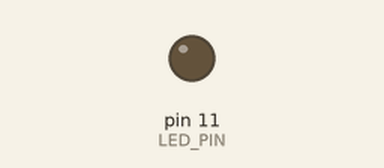
The sketch below on a simulated Arduino Uno, built with avr-gcc and run on an emulated ATmega328P. Shown: output pins drawn as LEDs (lit = HIGH). Not simulated (calls return 0 or success): TouchKey.h.

Above: at 15.9 s.
At 39.7 s:
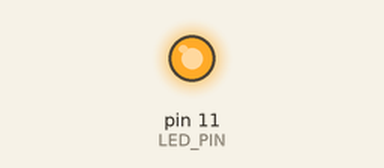
Timing chart, 0 to 40.0 s (numbered marks = the images above):
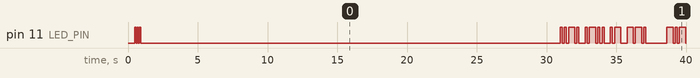

The sketch:

simple-ctf.ino
```cpp
#include <TouchKey.h>
#include <string.h>

// ── CTF Flags ─────────────────────────────────────────────────────────────
#define FLAG_EASY   "FLAG-UART1"
#define FLAG_HARD   "FLAG-PENTA"
#define FLAG_MORSE  "FLAG-CW"
#define FLAG_SHELL  "FLAG-SH3LL"    // bonus: découverte du shell

// ── Hardware ──────────────────────────────────────────────────────────────
#define LED_PIN    11
#define CH1        (1<<2)   // TIN2 = TP1 = "bouton 1"
#define CH2        (1<<3)   // TIN3 = TP2 = "bouton 2"

// ── Morse timing (ms) ─────────────────────────────────────────────────────
#define DOT    150
#define DASH   450
#define IGAP   150
#define CGAP   300
#define WGAP   1050

// ── Temporisations ────────────────────────────────────────────────────────
#define TOUCH_TIMEOUT   3000UL
#define MORSE_PERIOD   30000UL

// ── État touch ────────────────────────────────────────────────────────────
static uint8_t  tp1_count    = 0;
static uint8_t  tp1_prev     = 0;
static uint8_t  tp2_prev     = 0;
static uint32_t last_tp1_ms  = 0;
static uint32_t last_morse_ms = 0;

// ── Shell ─────────────────────────────────────────────────────────────────
#define CMD_BUF 20
static char    cmd_buf[CMD_BUF];
static uint8_t cmd_len = 0;

// ── Morse ─────────────────────────────────────────────────────────────────
static void m_dot() {
  digitalWrite(LED_PIN, HIGH); delay(DOT);
  digitalWrite(LED_PIN, LOW);  delay(IGAP);
}
static void m_dash() {
  digitalWrite(LED_PIN, HIGH); delay(DASH);
  digitalWrite(LED_PIN, LOW);  delay(IGAP);
}

static void morse_char(char c) {
  if (c >= 'a' && c <= 'z') c -= 32;
  switch (c) {
    case 'A': m_dot(); m_dash(); break;
    case 'B': m_dash(); m_dot(); m_dot(); m_dot(); break;
    case 'C': m_dash(); m_dot(); m_dash(); m_dot(); break;
    case 'D': m_dash(); m_dot(); m_dot(); break;
    case 'E': m_dot(); break;
    case 'F': m_dot(); m_dot(); m_dash(); m_dot(); break;
    case 'G': m_dash(); m_dash(); m_dot(); break;
    case 'H': m_dot(); m_dot(); m_dot(); m_dot(); break;
    case 'I': m_dot(); m_dot(); break;
    case 'J': m_dot(); m_dash(); m_dash(); m_dash(); break;
    case 'K': m_dash(); m_dot(); m_dash(); break;
    case 'L': m_dot(); m_dash(); m_dot(); m_dot(); break;
    case 'M': m_dash(); m_dash(); break;
    case 'N': m_dash(); m_dot(); break;
    case 'O': m_dash(); m_dash(); m_dash(); break;
    case 'P': m_dot(); m_dash(); m_dash(); m_dot(); break;
    case 'Q': m_dash(); m_dash(); m_dot(); m_dash(); break;
    case 'R': m_dot(); m_dash(); m_dot(); break;
    case 'S': m_dot(); m_dot(); m_dot(); break;
    case 'T': m_dash(); break;
    case 'U': m_dot(); m_dot(); m_dash(); break;
    case 'V': m_dot(); m_dot(); m_dot(); m_dash(); break;
    case 'W': m_dot(); m_dash(); m_dash(); break;
    case 'X': m_dash(); m_dot(); m_dot(); m_dash(); break;
    case 'Y': m_dash(); m_dot(); m_dash(); m_dash(); break;
    case 'Z': m_dash(); m_dash(); m_dot(); m_dot(); break;
    case '0': m_dash(); m_dash(); m_dash(); m_dash(); m_dash(); break;
    case '1': m_dot(); m_dash(); m_dash(); m_dash(); m_dash(); break;
    case '2': m_dot(); m_dot(); m_dash(); m_dash(); m_dash(); break;
    case '3': m_dot(); m_dot(); m_dot(); m_dash(); m_dash(); break;
    case '4': m_dot(); m_dot(); m_dot(); m_dot(); m_dash(); break;
    case '5': m_dot(); m_dot(); m_dot(); m_dot(); m_dot(); break;
    case '6': m_dash(); m_dot(); m_dot(); m_dot(); m_dot(); break;
    case '7': m_dash(); m_dash(); m_dot(); m_dot(); m_dot(); break;
    case '8': m_dash(); m_dash(); m_dash(); m_dot(); m_dot(); break;
    case '9': m_dash(); m_dash(); m_dash(); m_dash(); m_dot(); break;
    default: delay(WGAP); return;
  }
  delay(CGAP);
}

static void play_morse(const char *s) {
  uint8_t i = 0;
  while (s[i]) { morse_char(s[i]); i++; }
  delay(WGAP * 2);
}

// ── Shell ─────────────────────────────────────────────────────────────────
static void shell_exec() {
  if (strcmp(cmd_buf, "help") == 0) {
    USBSerial_println("Available commands:");
    USBSerial_println("  help    - show this message");
    USBSerial_println("  info    - chip and firmware info");
    USBSerial_println("  ping    - connectivity check");
    USBSerial_println("  uptime  - milliseconds since boot");
    USBSerial_println("  touch   - current touch pad state");
    USBSerial_println("  morse   - trigger Morse sequence now");
    USBSerial_println("  reset   - reset touch counters");

  } else if (strcmp(cmd_buf, "info") == 0) {
    USBSerial_println("Board  : CH552G (8051, 24 MHz)");
    USBSerial_println("SDK    : ch55xduino 0.0.25");
    USBSerial_println("CTF    : v1.0  |  3 flags hidden");

  } else if (strcmp(cmd_buf, "ping") == 0) {
    USBSerial_println("pong");

  } else if (strcmp(cmd_buf, "uptime") == 0) {
    uint32_t ms = millis();
    uint32_t s  = ms / 1000;
    USBSerial_print("Uptime: ");
    USBSerial_print(s);
    USBSerial_println("s");

  } else if (strcmp(cmd_buf, "touch") == 0) {
    TouchKey_Process();
    uint8_t t = TouchKey_Get();
    USBSerial_print("TP1: ");
    USBSerial_println((t & CH1) ? "touched" : "open");
    USBSerial_print("TP2: ");
    USBSerial_println((t & CH2) ? "touched" : "open");

  } else if (strcmp(cmd_buf, "morse") == 0) {
    USBSerial_println("Triggering Morse on LED...");
    play_morse(FLAG_MORSE);
    last_morse_ms = millis();

  } else if (strcmp(cmd_buf, "reset") == 0) {
    tp1_count = 0;
    USBSerial_println("Touch counters reset.");

  } else if (strcmp(cmd_buf, "flag") == 0) {
    // Commande cachée — non listée dans help
    USBSerial_println(FLAG_SHELL);

  } else {
    USBSerial_print("Unknown command: ");
    USBSerial_println(cmd_buf);
    USBSerial_println("Type 'help' for available commands.");
  }
}

static void shell_tick() {
  while (USBSerial_available()) {
    char c = (char)USBSerial_read();

    if (c == '\r' || c == '\n') {
      USBSerial_println("");
      if (cmd_len > 0) {
        cmd_buf[cmd_len] = '\0';
        shell_exec();
        cmd_len = 0;
      }
      USBSerial_print("> ");

    } else if ((c == 8 || c == 127) && cmd_len > 0) {
      cmd_len--;
      USBSerial_print("\b \b");

    } else if (c >= 32 && cmd_len < CMD_BUF - 1) {
      cmd_buf[cmd_len++] = c;
      USBSerial_write(c);   // echo
    }
  }
}

// ── Setup ─────────────────────────────────────────────────────────────────
void setup() {
  pinMode(LED_PIN, OUTPUT);
  digitalWrite(LED_PIN, LOW);

  TouchKey_begin(CH1 | CH2);
  delay(500);
  USBSerial();

  USBSerial_println("================================");
  USBSerial_println("  CH552 Business Card CTF v1.0  ");
  USBSerial_println("================================");
  USBSerial_println("3 flags to find. Good luck!");
  USBSerial_println("Type 'help' for shell commands.");
  USBSerial_println("");
  USBSerial_print("> ");

  for (uint8_t i = 0; i < 3; i++) {
    digitalWrite(LED_PIN, HIGH); delay(80);
    digitalWrite(LED_PIN, LOW);  delay(80);
  }

  last_morse_ms = millis();
}

// ── Loop ──────────────────────────────────────────────────────────────────
void loop() {
  shell_tick();

  TouchKey_Process();
  uint8_t touched = TouchKey_Get();
  uint8_t t1      = (touched & CH1) ? 1 : 0;
  uint8_t t2      = (touched & CH2) ? 1 : 0;
  uint32_t now    = millis();

  // ── TP1 : compteur 5 touches ──────────────
  if (tp1_count > 0 && (now - last_tp1_ms) > TOUCH_TIMEOUT) {
    tp1_count = 0;
  }
  if (t1 && !tp1_prev) {
    last_tp1_ms = now;
    tp1_count++;
    for (uint8_t b = 0; b < tp1_count; b++) {
      digitalWrite(LED_PIN, HIGH); delay(30);
      digitalWrite(LED_PIN, LOW);  delay(60);
    }
    if (tp1_count >= 5) {
      USBSerial_println("");
      USBSerial_println(FLAG_HARD);
      USBSerial_print("> ");
      tp1_count = 0;
    }
  }
  tp1_prev = t1;

  // ── TP2 : flag immédiat ───────────────────
  if (t2 && !tp2_prev) {
    USBSerial_println("");
    USBSerial_println(FLAG_EASY);
    USBSerial_print("> ");
  }
  tp2_prev = t2;

  // ── Morse périodique ─────────────────────
  if ((now - last_morse_ms) >= MORSE_PERIOD) {
    last_morse_ms = now;
    play_morse(FLAG_MORSE);
  }
}
```

Measured:
- by itself, everything shown: repeats every 30.0 s, in 40 steps
